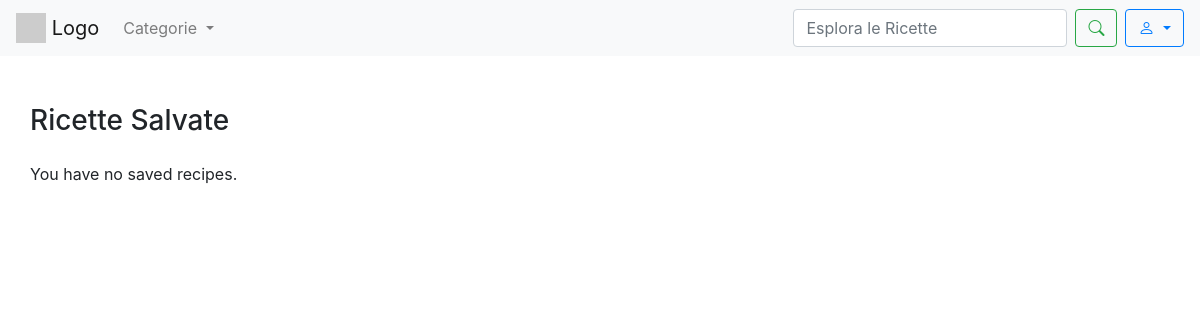
The app's page /ricette_salvate/ (signed in), older data.
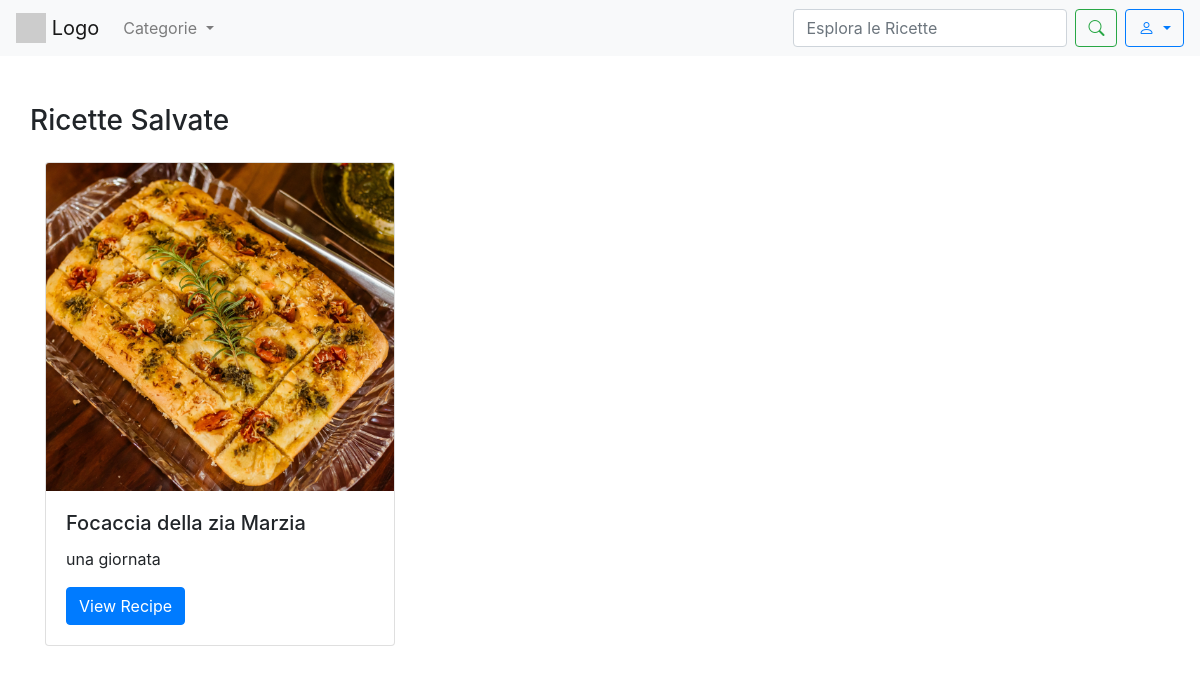
The same page, newer data.
### sito/models.py (models this page shows, shortened)
class SavedRecipe(models.Model):
    user = models.ForeignKey('CustomUser', on_delete=models.CASCADE)
    recipe = models.ForeignKey(Recipe, on_delete=models.CASCADE)

class Recipe(models.Model):
    title = models.CharField(max_length=200)
    photo = models.ImageField(upload_to='recipes_photos/', blank=True, null=True)
    preparationtime = models.CharField(help_text="Totale tempo di preparazione (es: 1 hour 30 minutes)", max_length=200,
                                       blank=True, null=True)
    category = models.ForeignKey(Category, on_delete=models.CASCADE)
    user = models.ForeignKey('CustomUser', on_delete=models.CASCADE)
    ingredients = models.TextField()
    instructions = models.TextField()

### sito/views.py (the view)
# urls.py: path("ricette_salvate/", ricette_salvate, name='ricette_salvate'),
@login_required
def ricette_salvate(request):
    saved_recipes = SavedRecipe.objects.filter(user=request.user)
    return render(request, 'ricette_salvate.html', {'saved_recipes': saved_recipes})

### template/ricette_salvate.html (shortened to what this page needs)
<!DOCTYPE html>
{% load static %}
<html lang="en">
<head>
    <link rel="stylesheet" href="https://maxcdn.bootstrapcdn.com/bootstrap/4.5.2/css/bootstrap.min.css">
    <link rel="stylesheet" href="https://cdn.jsdelivr.net/npm/bootstrap-icons/font/bootstrap-icons.css">
</head>
<body>
    <nav class="navbar navbar-expand-lg navbar-light bg-light">
        <a class="navbar-brand" href="{% url 'homepage' %}">
            <img src="https://via.placeholder.com/30" alt="Logo" class="d-inline-block align-top">
            Logo
        </a>
            <ul class="navbar-nav mr-auto">
                <li class="nav-item dropdown">
                  <div class="nav-link dropdown-toggle" role="button" data-toggle="dropdown" aria-expanded="false" id="CategoryDropdown">
                    Categorie
                  </div>
                </li>
            </ul>
            <form class="form-inline my-2 my-lg-0" method="GET" action="{% url 'search' %}">
                <input class="form-control mr-sm-2" type="search" name ="q" placeholder="Esplora le Ricette" aria-label="Search">
                <button class="btn btn-outline-success my-2 my-sm-0" type="submit"><i class="bi bi-search"></i></button>
            </form>
            <div class="dropdown ml-2">
                <button class="btn btn-outline-primary dropdown-toggle" type="button" id="userDropdown" data-toggle="dropdown" aria-haspopup="true" aria-expanded="false">
                    <i class="bi bi-person"></i>
                </button>
            </div>
    </nav>
    <div class="container py-5">
      <div class="row">
            <h3 class="text-center mb-4">Ricette Salvate</h3>
        </div>
        <div class="row">
        {% if saved_recipes %}
            {% for saved_recipe in saved_recipes %}
            <div class="col-md-4 mb-4">
                <div class="card mb-3" style="max-width: 540px;">
                    {% if saved_recipe.recipe.photo %}
                    <img src="{{ saved_recipe.recipe.photo.url }}" class="card-img-top" alt="foto ricetta">
                    {% else %}
                    <img src="{% static 'images/defaultrecipe.jpg' %}" class="card-img-top" alt="Default Image">
                    {% endif %}
                    <div class="card-body">
                        <h5 class="card-title">{{ saved_recipe.recipe.title }}</h5>
                        <p class="card-text">{{ saved_recipe.recipe.preparationtime }}</p>
                        <a href="{% url 'recipe_detail' saved_recipe.recipe.id %}" class="btn btn-primary">View Recipe</a>
                    </div>
                </div>
            </div>
            {% endfor %}
        {% else %}
            <p>You have no saved recipes.</p>
        {% endif %}
    </div>
    </div>
</body>
</html>

Row changes from the older to the newer data that the page shows:
added SavedRecipe: recipe.photo (picture), recipe "Focaccia della zia Marzia", recipe.preparationtime "una giornata"
Text that changed along with them:
text no longer shown: "You have no saved recipes."
